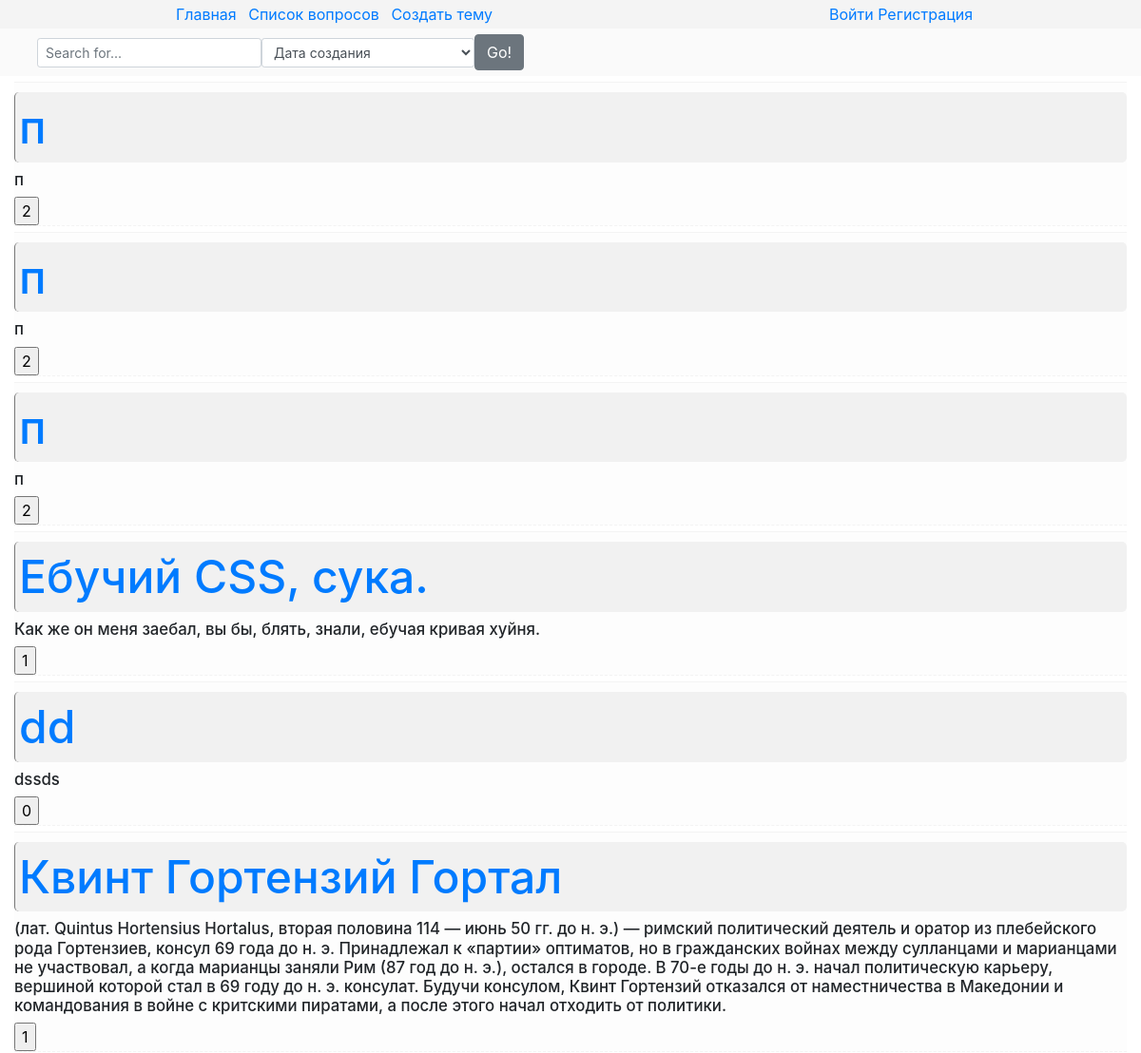
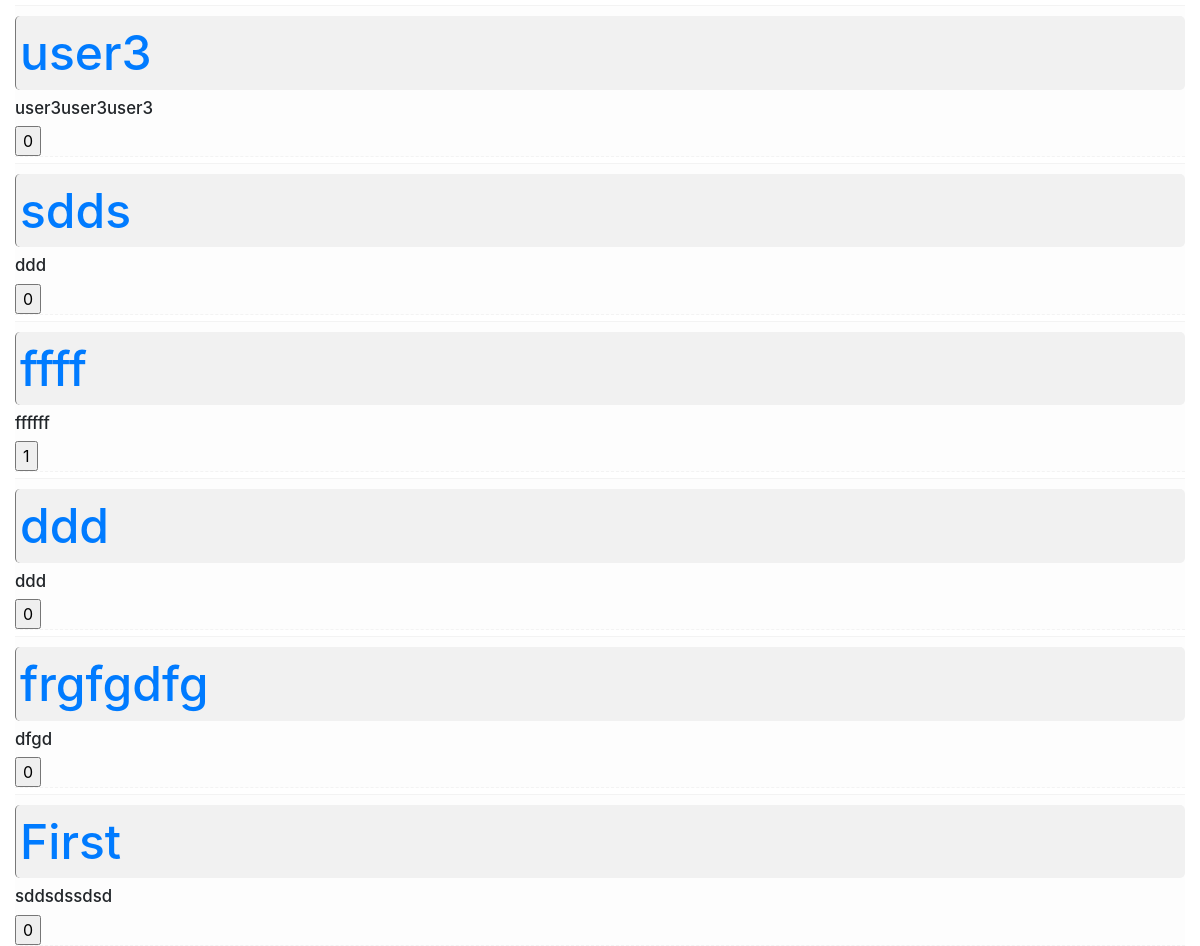
Page /list/ on the committed database (2 pictures, top to bottom).
### core/models.py (models this page shows, shortened)
class Topic(models.Model):
    title = models.CharField(max_length=40)
    description = models.TextField()
    author = models.ForeignKey(settings.AUTH_USER_MODEL, on_delete=PROTECT)
    pub_date = models.DateTimeField(auto_now_add=True)
    update_date = models.DateTimeField(auto_now=True)
    comments = GenericRelation(Comment, related_query_name="comments", content_type_field="model_type")
    likes = GenericRelation(Like,related_query_name="likes", content_type_field="model_type")
    class Meta:
        ordering = ("-pub_date","title")

### core/views.py (the view)
# urls.py: url(r"^list/",views.TopicsListView.as_view(), name="list")
class TopicsListView(ListView):
    model = Topic
    template_name = "core/list.html"
    def dispatch(self, request, *args, **kwargs):
        self.form = IndexPageForm(request.GET)
        self.form.is_valid()
        return super(TopicsListView, self).dispatch(request, *args, **kwargs)
    def get_queryset(self):
        sort_field = self.form.cleaned_data.get("sort_field","-pub_date")
        search_field = self.form.cleaned_data.get("search_field",None)
        if sort_field == "":
            sort_field = "-pub_date"
        if search_field == "":
            search_field = None
        if search_field is not None:
            self.queryset = Topic.objects.order_by(sort_field).filter(Q(title__icontains=search_field)|Q(description__icontains=search_field))
        else:
            self.queryset = Topic.objects.order_by(sort_field)
        return self.queryset[0:40]
    def get_context_data(self, **kwargs):
        context = super(TopicsListView, self).get_context_data(**kwargs)
        context["form"] = self.form
        return context

### core/forms.py
class IndexPageForm(forms.Form):
    search_field = forms.CharField(required=False)
    sort_field = forms.ChoiceField(choices=(("-pub_date", "Дата создания"), ("-article_rating", "Рейтинг"), ("comments_count", "Количество комментариев")),required=False)

### core/templates/core/list.html (shortened to what this page needs)
{% extends "core/patterns/parents/main.html" %}
{% load static %}
{% block extra_head %}
    <link href="{% static "core/list.css" %}" type="text/css" rel="stylesheet">
    <link href="{% static "core/index.css" %}" type="text/css" rel="stylesheet">
{% endblock %}
{% block header %}{% include "core/patterns/includes/header_with_field.html" %}{% endblock %}
{% block content %}
    {% for object in object_list %}
        <div class="object">
            <h4><a href="{% url "core:detail" object.id %}" id="{{ object.id }}"><div class="topic"> {{ object.title }} </div></a></h4>
            <h5>{{ object.description }}</h5>
            <form method="post" action="{% url "rating_app:add_like" %}">
                <input type="submit" value="{{ object.likes.count }}">
            </form>
        </div>
    {% endfor %}
{% endblock %}

### core/static/core/main.css (style rules this page uses)
.sort_field { width:10px; }
h5 { font-size: 1.05rem; }

### core/static/core/list.css (style rules this page uses)
.object { background-color: #fdfdfd; margin-top:6px; border-top:1px solid #f3f3f3; border-bottom:1px dashed #f3f3f3; padding-top: 4px; }

### core/static/core.deleted(remove ".deleted" to restore)/index.css (style rules this page uses)
.topic { margin-top: 6px; border-left: 1px solid #787878; background-color: #f1f1f1; border-radius: 5px; padding-top: 8px; padding-bottom: 8px; padding-left:4px; }
.content a { font-size: 2em; }

### rows in the picture
Topic: title "п", description "п", likes.count "2"
Topic: title "п", description "п", likes.count "2"
Topic: title "п", description "п", likes.count "2"
Topic: title "Ебучий CSS, сука.", description "Как же он меня заебал, вы бы, блять, знали, ебучая кривая хуйня.", likes.count "1"
Topic: title "dd", description "dssds", likes.count "0"
Topic: title "Квинт Гортензий Гортал", description "(лат. Quintus Hortensius Hortalus, вторая половина 114 — июнь 50 гг. до н. э.) — римский политический деятель и оратор из плебейского рода Гортензиев, консул 69 года до н. э. Принадлежал к «партии» оптиматов, но в гражданских войнах между сулланцами и марианцами не участвовал, а когда марианцы заняли Рим (87 год до н. э.), остался в городе. В 70-е годы до н. э. начал политическую карьеру, вершиной которой стал в 69 году до н. э. консулат. Будучи консулом, Квинт Гортензий отказался от наместничества в Македонии и командования в войне с критскими пиратами, а после этого начал отходить от политики.", likes.count "1"
Topic: title "user3", description "user3user3user3", likes.count "0"
Topic: title "sdds", description "ddd", likes.count "0"
Topic: title "ffff", description "ffffff", likes.count "1"
Topic: title "ddd", description "ddd", likes.count "0"
Topic: title "frgfgdfg", description "dfgd", likes.count "0"
Topic: title "First", description "sddsdssdsd", likes.count "0"
